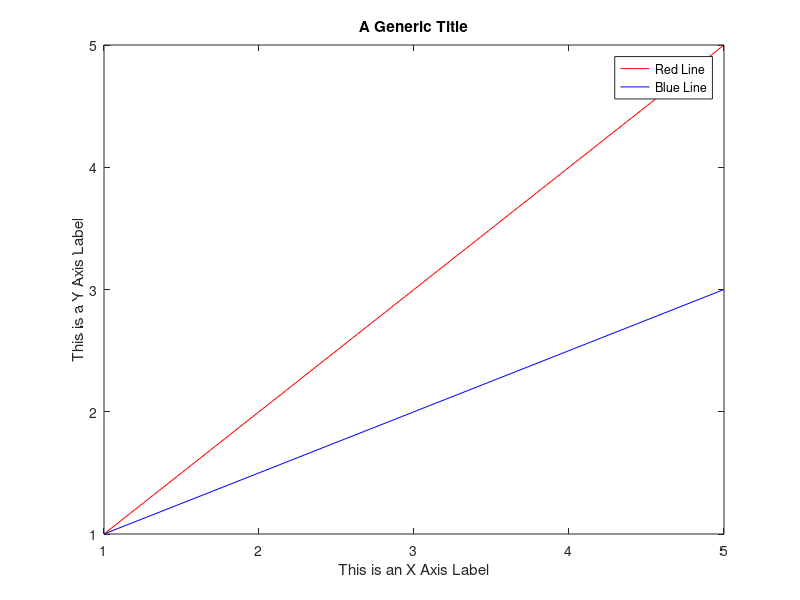

MATLAB code to generate this figure: (Note: this script raises an error after producing the figure.)

%Create A figure
figure
mainAxes = axes;
plot(mainAxes ,1:5,1:5,'r',1:5,1:0.5:3,'b');
xlabel 'This is an X Axis Label'
ylabel 'This is a Y Axis Label'
title('A Generic Title');
legend('Red Line','Blue Line');
set(gca,'Layer','Top')

%Break The Axes
h = breakxaxis([2 3]);

%Un-Break The X Axes
unbreakxaxes(h)

